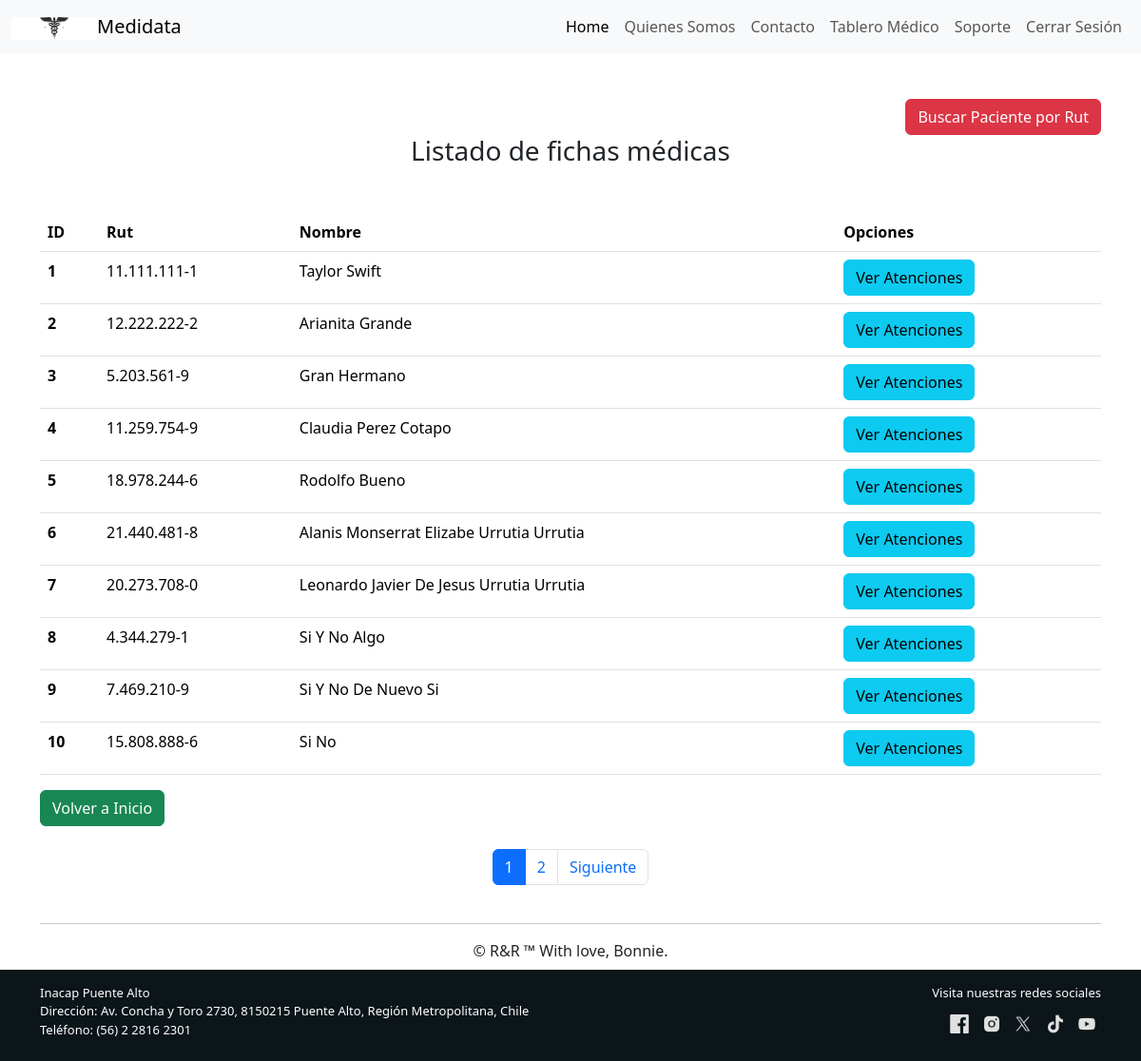
The app's page /listar_fichasmedicas/ (signed in) with its own data.
### core/models.py (models this page shows, shortened)
class FichaMedica(models.Model):
    paciente = models.OneToOneField(Paciente, on_delete=models.CASCADE)

class Paciente(models.Model):
    GENERO_CHOICES = [
        ('M', 'Masculino'),
        ('F', 'Femenino'),
        ('O', 'Otro'),
    ]
    rut = models.CharField(max_length = 12, blank=False, unique= True)
    nombre = models.CharField(max_length = 40, blank=False)
    apellido = models.CharField(max_length = 40, blank=False)
    fecha_nacimiento = models.DateField(blank=False, null=False)
    genero = models.CharField(max_length=1, choices=GENERO_CHOICES, blank=False)
    telefono = models.CharField(max_length = 12, blank=False)
    correo = models.EmailField(blank=False)

### core/views.py (the view)
# urls.py: path('listar_fichasmedicas/', listar_fichasmedicas, name='listar_fichasmedicas'),
@login_required
def listar_fichasmedicas(request):
    fichas_medicas = FichaMedica.objects.select_related('paciente').all()
    paginator = Paginator(fichas_medicas, 10)  # Cambia el 10 al número deseado de fichas por página
    page_number = request.GET.get('page')  # Obtener el número de página de los parámetros de la URL
    page_obj = paginator.get_page(page_number)  # Obtener la página correspondiente
    return render(request, 'core/ficha_medica/listar_fichasmedicas.html', {
        'page_obj': page_obj,  # Pasar la página actual al contexto
    })

### core/templates/core/ficha_medica/listar_fichasmedicas.html (shortened to what this page needs)
{% extends 'core/base.html' %}
{% load static %}
{% block principal %}
<div class="mt-5 container">
    <div class="d-flex justify-content-end">
        <a class="btn btn-danger" href="{% url 'buscar_paciente' %}">Buscar Paciente por Rut</a>
    </div>
    <div class="container text-center">
        <h3>Listado de fichas médicas</h3>
    </div>
    <table class="mt-5 table">
    <thead>
        <tr>
            <th scope="col">ID</th>
            <th scope="col">Rut</th>
            <th scope="col">Nombre</th>
            <th scope="col">Opciones</th>
        </tr>
    </thead>
    <tbody>
        {% for aux in page_obj %}
            <tr>
                <th scope="row">{{ aux.id }}</th>
                <td>{{ aux.paciente.rut }}</td>
                <td>{{ aux.paciente.nombre }} {{ aux.paciente.apellido }}</td>
                <td>
                    <a href="{% url 'ficha_paciente' aux.id %}" class="btn btn-info">Ver Atenciones</a>
                </td>
            </tr>
        {% endfor %}
    </tbody>
    </table>
    <a class="btn btn-success" href="{% url 'medico' %}">Volver a Inicio</a>
</div>
<nav aria-label="Page navigation" class="mt-4">
    <ul class="pagination justify-content-center">
        {% for num in page_obj.paginator.page_range %}
            <li class="page-item {% if page_obj.number == num %}active{% endif %}">
                <a class="page-link" href="?page={{ num }}">{{ num }}</a>
            </li>
        {% endfor %}
        {% if page_obj.has_next %}
            <li class="page-item">
                <a class="page-link" href="?page={{ page_obj.next_page_number }}">Siguiente</a>
            </li>
        {% endif %}
    </ul>
</nav>
{% endblock %}

### core/static/core/assets/css/estilos.css (style rules this page uses)
html, body { width: 100%; margin: 0; padding: 0; height: 100%; }
.container { position: relative; z-index: 2; }
a { text-decoration: none; color: #bebcb9; }

### records on screen
FichaMedica: id "1", paciente.rut "11.111.111-1", paciente.nombre "Taylor", paciente.apellido "Swift"
FichaMedica: id "2", paciente.rut "12.222.222-2", paciente.nombre "Arianita", paciente.apellido "Grande"
FichaMedica: id "3", paciente.rut "5.203.561-9", paciente.nombre "Gran", paciente.apellido "Hermano"
FichaMedica: id "4", paciente.rut "11.259.754-9", paciente.nombre "Claudia", paciente.apellido "Perez Cotapo"
FichaMedica: id "5", paciente.rut "18.978.244-6", paciente.nombre "Rodolfo", paciente.apellido "Bueno"
FichaMedica: id "6", paciente.rut "21.440.481-8", paciente.nombre "Alanis Monserrat Elizabe", paciente.apellido "Urrutia Urrutia"
FichaMedica: id "7", paciente.rut "20.273.708-0", paciente.nombre "Leonardo Javier De Jesus", paciente.apellido "Urrutia Urrutia"
FichaMedica: id "8", paciente.rut "4.344.279-1", paciente.nombre "Si Y No", paciente.apellido "Algo"
FichaMedica: id "9", paciente.rut "7.469.210-9", paciente.nombre "Si Y No De Nuevo", paciente.apellido "Si"
FichaMedica: id "10", paciente.rut "15.808.888-6", paciente.nombre "Si", paciente.apellido "No"

### other values on screen
{{ num }} "1" "2"
